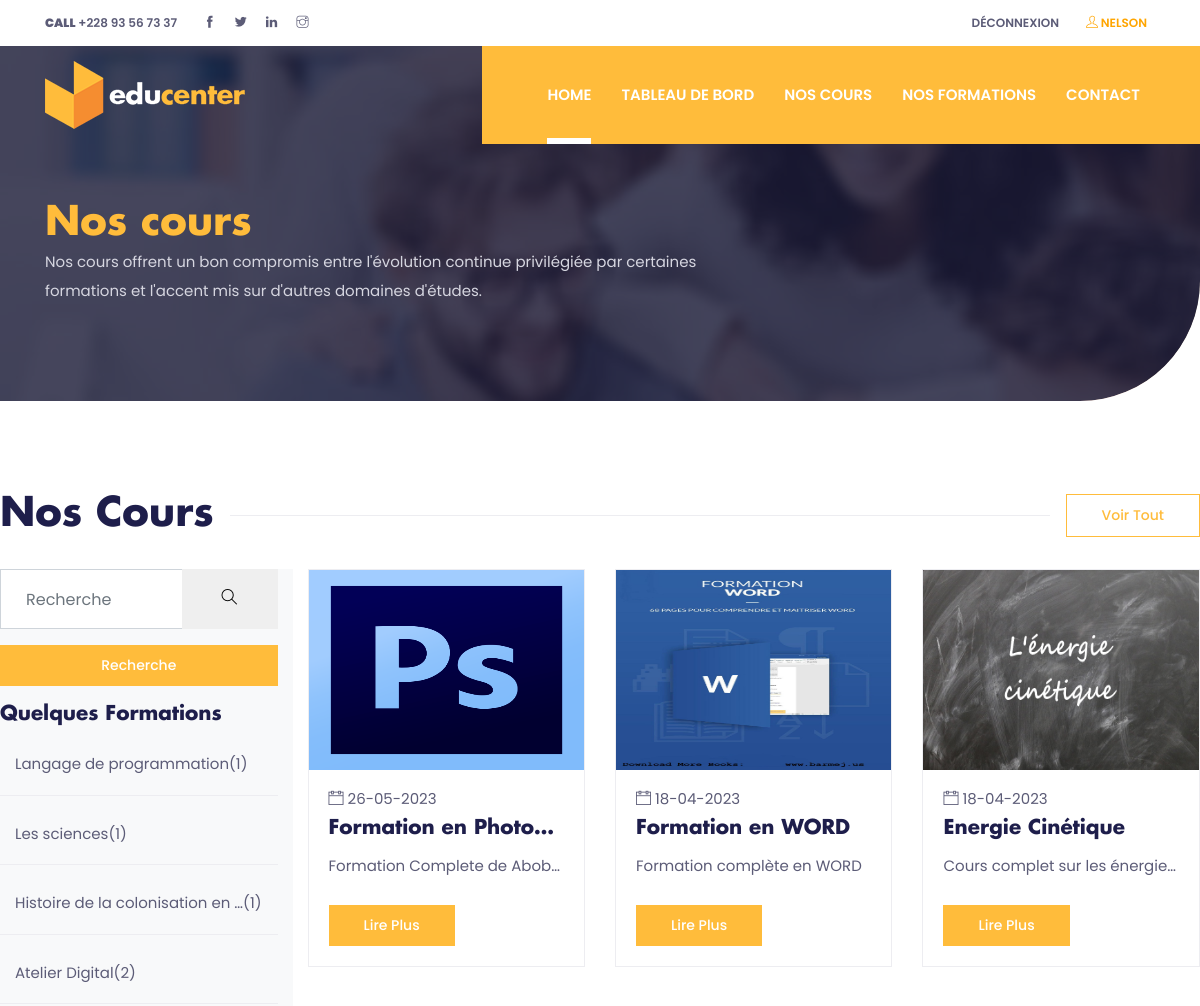
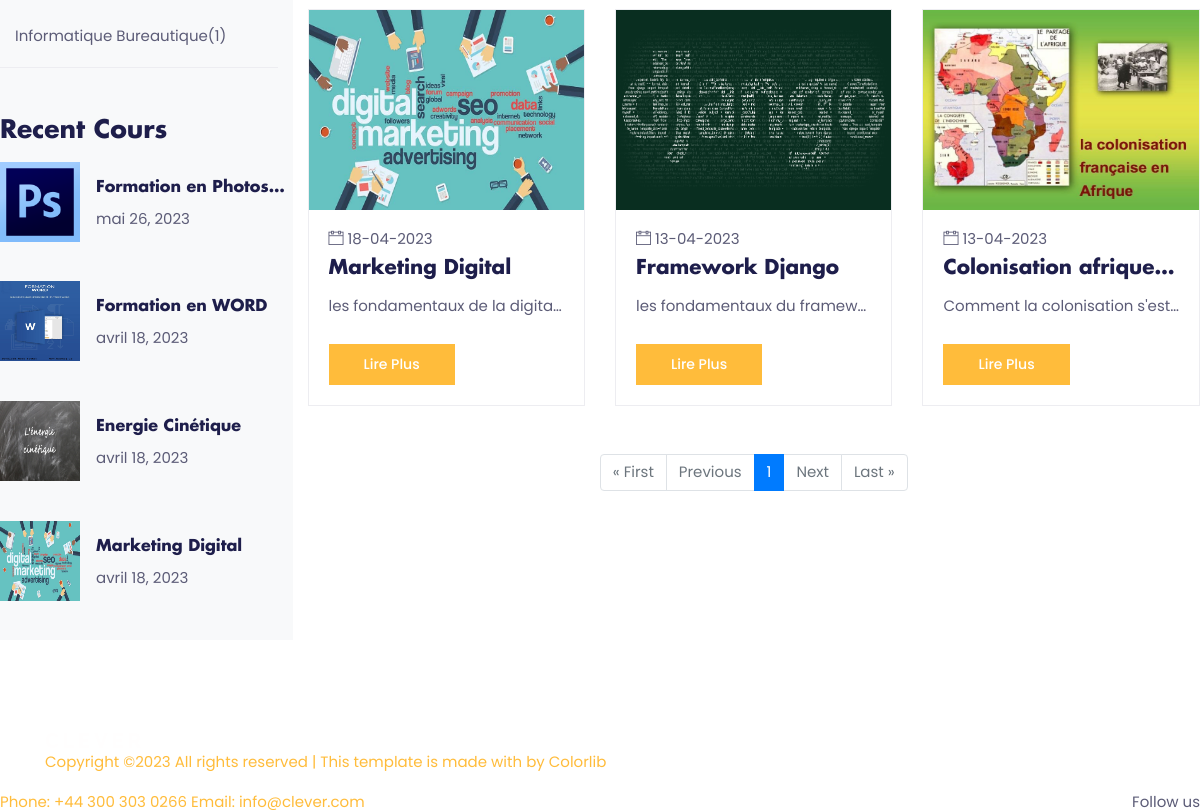
Page /cours_list (signed in) on the committed database (2 pictures, top to bottom).
### mooc/models.py (models this page shows, shortened)
class Formation(models.Model):
    user = models.ForeignKey(User, on_delete=models.CASCADE, null=True, blank=True)
    nom_formation = models.CharField(max_length=200)
    description = models.CharField(max_length=200)
    img = models.ImageField()
    created_at = models.DateTimeField(auto_now_add=True)
    updated_at = models.DateTimeField(auto_now_add=True)

class Cours(models.Model):
    user_cours = models.ForeignKey(User, related_name='user_cours', on_delete=models.CASCADE, null=True, blank=True)
    formation = models.ForeignKey(Formation, on_delete=models.CASCADE, null=True, blank=True)
    user = models.ManyToManyField(User, through='Suivre')
    nom_cours = models.CharField(max_length=200)
    description_cours = models.CharField(max_length=200)
    full_description = models.TextField()
    image = models.ImageField()
    date_fin = models.DateField()
    created_at = models.DateTimeField(auto_now_add=True)
    updated_at = models.DateTimeField(auto_now_add=True)

### mooc/views.py (the view)
# urls.py: path('cours_list', CoursListView.as_view(), name='cours_list'),
class CoursListView(LoginRequiredMixin, ListView):
    model = Cours
    template_name = "cours.html"
    paginate_by = 30
    def get_context_data(self, **kwargs):
        context = super().get_context_data(**kwargs)
        context['now'] = timezone.now()
        context['formations'] = Formation.objects.annotate(num_cours=Count('cours'))
        return context
    def get_queryset(self):
        queryset = super().get_queryset()
        now = timezone.now()
        queryset = queryset.filter(date_fin__gt=now).order_by('-created_at')
        return queryset

### mooc/templates/cours.html (shortened to what this page needs)
{% extends "base-login.html" %}
{% load static %}
{% block content %}
<section class="page-title-section overlay" data-background="{% static 'images/backgrounds/page-title.jpg' %}">
    <div class="container">
      <div class="row">
        <div class="col-md-8">
          <ul class="list-inline custom-breadcrumb">
            <li class="list-inline-item"><a class="h2 text-primary font-secondary" href="courses.html">Nos cours</a></li>
          </ul>
          <p class="text-lighten">Nos cours offrent un bon compromis entre l'évolution continue privilégiée par certaines formations
            et l'accent mis sur d'autres domaines d'études.</p>
        </div>
      </div>
    </div>
</section>
<section class="section">
    <div class="custom-container">
        <div class="row">
            <div class="col-12">
                <div class="d-flex align-items-center section-title justify-content-between">
                    <h2 class="mb-0 text-nowrap mr-3">Nos Cours</h2>
                    <div class="border-top w-100 border-primary d-none d-sm-block"></div>
                    <div>
                        <a href="{% url 'all_cours' %}"
                           class="btn btn-sm btn-primary-outline ml-sm-3 d-none d-sm-block">Voir tout</a>
                    </div>
                </div>
            </div>
        </div>
        <div class="row">
            <div class="col-lg-3 bg-light">
                <div class="blog_right_sidebar">
                    <aside class="single_sidebar_widget search_widget">
                        <form action="{% url 'search' %}">
                            <div class="form-group">
                                <div class="input-group mb-3">
                                    <input type="search" name="search" id="search" class="form-control"
                                           placeholder='Recherche'
                                           onfocus="this.placeholder = ''" onblur="this.placeholder = 'Search Keyword'">
                                    <div class="input-group-append">
                                        <button class="btn" type="button"><i class="ti-search"></i></button>
                                    </div>
                                </div>
                            </div>
                            <button class="btn btn-primary btn-sm w-100 btn_1 boxed-btn"
                                    type="submit">Recherche
                            </button>
                        </form>
                    </aside>
                    <aside class="single_sidebar_widget post_category_widget">
                        <h4 class="widget_title mt-3">Quelques Formations</h4>
                        <ul class="list cat-list custom-list pl-0">
                            {% for formation in formations|slice:":5" %}
                                <li>
                                    <a href="{% url 'detail-formation' formation.id %}"
                                       class="d-flex col-12 mt-4 order-4 border-bottom border-primary">
                                        <p>{{ formation.nom_formation|truncatewords:5 }} </p>
                                        <p> ({{ formation.num_cours }})</p>
                                    </a>
                                </li>
                            {% endfor %}
                        </ul>
                    </aside>
                    <aside class="single_sidebar_widget popular_post_widget mt-5">
                        <h3 class="widget_title mb-3">Recent Cours</h3>
                        {% for cours in object_list|slice:":4" %}
                        <div class="media post_item mb-3">
                            <a href="{% url 'detail-cours' cours.id %}">
                                <img src="{{ cours.image.url }}" alt="post" style="height: 80px; width: 80px">
                            </a>
                            <div class="media-body p-3">
                                <a href="{% url 'detail-cours' cours.id %}">
                                    <h6 title="{{ cours.nom_cours }}" class="nom_cours">{{ cours.nom_cours }}</h6>
                                </a>
                                <p>{{ cours.created_at|date:'F d, Y' }}</p>
                            </div>
                        </div>
                        {% endfor %}
                    </aside>
                </div>
            </div>
            <div class="col-lg-9">
                <div class="row justify-content">
                    {% for cours in object_list %}
                        <div class="col-lg-4 col-sm-6 mb-5">
                            <div class="card p-0 border-primary rounded-0 hover-shadow">
                                <a href="{% url 'detail-cours' cours.id %}">
                                    <img class="card-img-top rounded-0" src="{{ cours.image.url }}"
                                         alt="course thumb" style="height: 200px;">
                                </a>
                                <div class="card-body">
                                    <ul class="list-inline mb-2">
                                        <li class="list-inline-item"><i
                                                class="ti-calendar mr-1 text-color"></i>{{ cours.created_at|date:'d-m-Y' }}
                                        </li>
                                    </ul>
                                    <a href="{% url 'detail-cours' cours.id %}">
                                        <h4 class="card-title" title="{{ cours.nom_cours }}">{{ cours.nom_cours }}</h4>
                                    </a>
                                    <p class="card-text mb-4"
                                       title="{{ cours.description_cours }}">{{ cours.description_cours }}</p>
                                    <a href="{% url 'detail-cours' cours.id %}" class="btn btn-primary btn-sm">Lire plus</a>
                                </div>
                            </div>
                        </div>
                    {% endfor %}
                </div>
            <nav aria-label="...">
    <ul class="pagination justify-content-center">
        {% if page_obj.has_previous %}
            <li class="page-item">
                <a class="page-link" href="?page=1" tabindex="-1">&laquo; First</a>
            </li>
            <li class="page-item">
                <a class="page-link"
                   href="?page={{ page_obj.previous_page_number }}">Previous</a>
            </li>
        {% else %}
            <li class="page-item disabled">
                <a class="page-link" href="#" tabindex="-1">&laquo; First</a>
            </li>
            <li class="page-item disabled">
                <a class="page-link" href="#">Previous</a>
            </li>
        {% endif %}
        {% for num in page_obj.paginator.page_range %}
            {% if page_obj.number == num %}
                <li class="page-item active">
                    <span class="page-link">{{ num }} </span>
                </li>
            {% elif num > page_obj.number|add:'-3' and num < page_obj.number|add:'3' %}
                <li class="page-item">
                    <a class="page-link" href="?page={{ num }}">{{ num }}</a>
                </li>
            {% endif %}
        {% endfor %}
        {% if page_obj.has_next %}
            <li class="page-item">
                <a class="page-link" href="?page={{ page_obj.next_page_number }}">Next</a>
            </li>
            <li class="page-item">
                <a class="page-link" href="?page={{ page_obj.paginator.num_pages }}">Last
                    &raquo;</a>
            </li>
        {% else %}
            <li class="page-item disabled">
                <a class="page-link" href="#">Next</a>
            </li>
            <li class="page-item disabled">
                <a class="page-link" href="#" tabindex="-1">Last &raquo;</a>
            </li>
        {% endif %}
    </ul>
</nav>
            </div>
        </div>
    </div>
  </section>
{% endblock content %}

### mooc/templates/nav-login.html (shortened to what this page needs)
{% load static %}
<header class="fixed-top header">
    <div class="top-header py-2 bg-white">
      <div class="container">
        <div class="row no-gutters">
          <div class="col-lg-4 text-center text-lg-left">
            <a class="text-color mr-3" href="callto:+443003030266"><strong>CALL</strong> +228 93 56 73 37</a>
            <ul class="list-inline d-inline">
              <li class="list-inline-item mx-0"><a class="d-inline-block p-2 text-color" href="#"><i class="ti-facebook"></i></a></li>
              <li class="list-inline-item mx-0"><a class="d-inline-block p-2 text-color" href="#"><i class="ti-twitter-alt"></i></a></li>
              <li class="list-inline-item mx-0"><a class="d-inline-block p-2 text-color" href="#"><i class="ti-linkedin"></i></a></li>
              <li class="list-inline-item mx-0"><a class="d-inline-block p-2 text-color" href="#"><i class="ti-instagram"></i></a></li>
            </ul>
          </div>
          <div class="col-lg-8 text-center text-lg-right">
            <ul class="list-inline">
              <li class="list-inline-item"><a class="text-uppercase text-color p-sm-2 py-2 px-0 d-inline-block" href="{% url 'logout' %}">Déconnexion</a></li>
              {% if user.is_authenticated %}
              <li class="list-inline-item"><a class="text-uppercase text-color p-sm-2 py-2 px-0 d-inline-block"><i class="ti-user" style="color: orange"></i><span style="color: orange"> {{ user.username }}</span></a></li>
              {% endif %}
            </ul>
          </div>
        </div>
      </div>
    </div>
    <div class="navigation w-100">
      <div class="container">
        <nav class="navbar navbar-expand-lg navbar-light p-0">
          <a class="navbar-brand" href="index.html"><img src="{% static 'images/logo.png' %}" alt="logo"></a>
          <div class="collapse navbar-collapse" id="navigation">
            <ul class="navbar-nav ml-auto text-center">
              <li class="nav-item active">
                <a class="nav-link" href="{% url 'home-login' %}">Home</a>
              </li>
              <li class="nav-item @@about">
                <a class="nav-link" href="{% url 'list_suivres' pk=user.id %}">Tableau de bord</a>
              </li>
              <li class="nav-item @@courses">
                <a class="nav-link" href="{% url 'cours_list' %}">Nos Cours</a>
              </li>
              <li class="nav-item @@events">
                <a class="nav-link" href="{% url 'formation' %}">Nos formations</a>
              </li>
              <li class="nav-item @@blog">
                <a class="nav-link" href="{% url 'contact-login' %}">Contact</a>
              </li>
            </ul>
          </div>
        </nav>
      </div>
    </div>
  </header>

### rows in the picture
Formation: nom_formation "Langage de programmation", num_cours "1"
Formation: nom_formation "Les sciences", num_cours "1"
Formation: nom_formation "Histoire de la colonisation en …", num_cours "1"
Formation: nom_formation "Atelier Digital", num_cours "2"
Formation: nom_formation "Informatique Bureautique", num_cours "1"
Cours: image (picture), nom_cours "Formation en Photos…", created_at "mai 26, 2023", created_at "26-05-2023", nom_cours "Formation en Photo…", description_cours "Formation Complete de Abob…"
Cours: image (picture), nom_cours "Formation en WORD", created_at "avril 18, 2023", created_at "18-04-2023", description_cours "Formation complète en WORD"
Cours: image (picture), nom_cours "Energie Cinétique", created_at "avril 18, 2023", created_at "18-04-2023", description_cours "Cours complet sur les énergie…"
Cours: image (picture), nom_cours "Marketing Digital", created_at "avril 18, 2023", created_at "18-04-2023", description_cours "les fondamentaux de la digita…"
Cours: image (picture), created_at "13-04-2023", nom_cours "Framework Django", description_cours "les fondamentaux du framew…"
Cours: image (picture), created_at "13-04-2023", nom_cours "Colonisation afrique…", description_cours "Comment la colonisation s'es…"

### other values in the picture
{{ user.username }} "NELSON"
{{ num }} "1"
